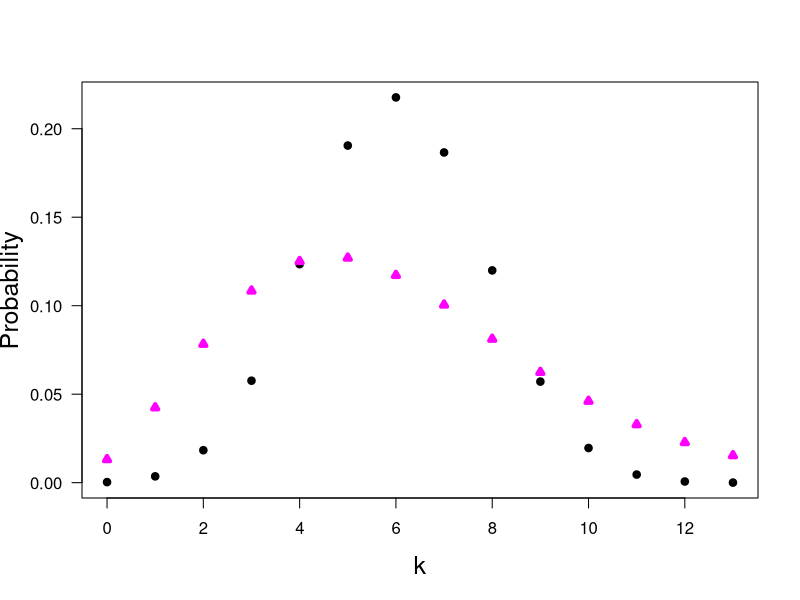

Generate this figure with R:
print('file: SolutionNegativeBinoBinoPDs.R')
# EXERSISE: siblings, PDFs of bin., neg. bin. & normal dist.
mu = 6; sigmasq = 3.2308; sigma = sqrt(sigmasq)
pb = 1 - sigmasq/mu; n = mu/pb # binomial
print(c('n (before rounding) = ',n))
n = round(n); na = seq(0,n); pbinomial = dbinom(na,n,pb)
print(c('n = ',n))
print(c('pb = ',round(pb,4)))
p = sigmasq/mu; s = mu*p/(1-p)  # negative binomial
print(c('s (before rounding) = ',s))
s = round(s); pnegbino = dnbinom(na,s,p)
print(c('s = ',s))
print(c('p = ',round(p,4)))
# png('BinoNegBinoPDs180720.png',width=16,height=16,units='cm',res=300)
plot(na,pbinomial,type='p',lwd=4,col='black',xlab='k',ylab='Probability',las=1,cex=0.6,cex.lab=1.5)
points(na,pnegbino,col='magenta',lwd=4,cex=0.6,pch=24)
# dev.off()
